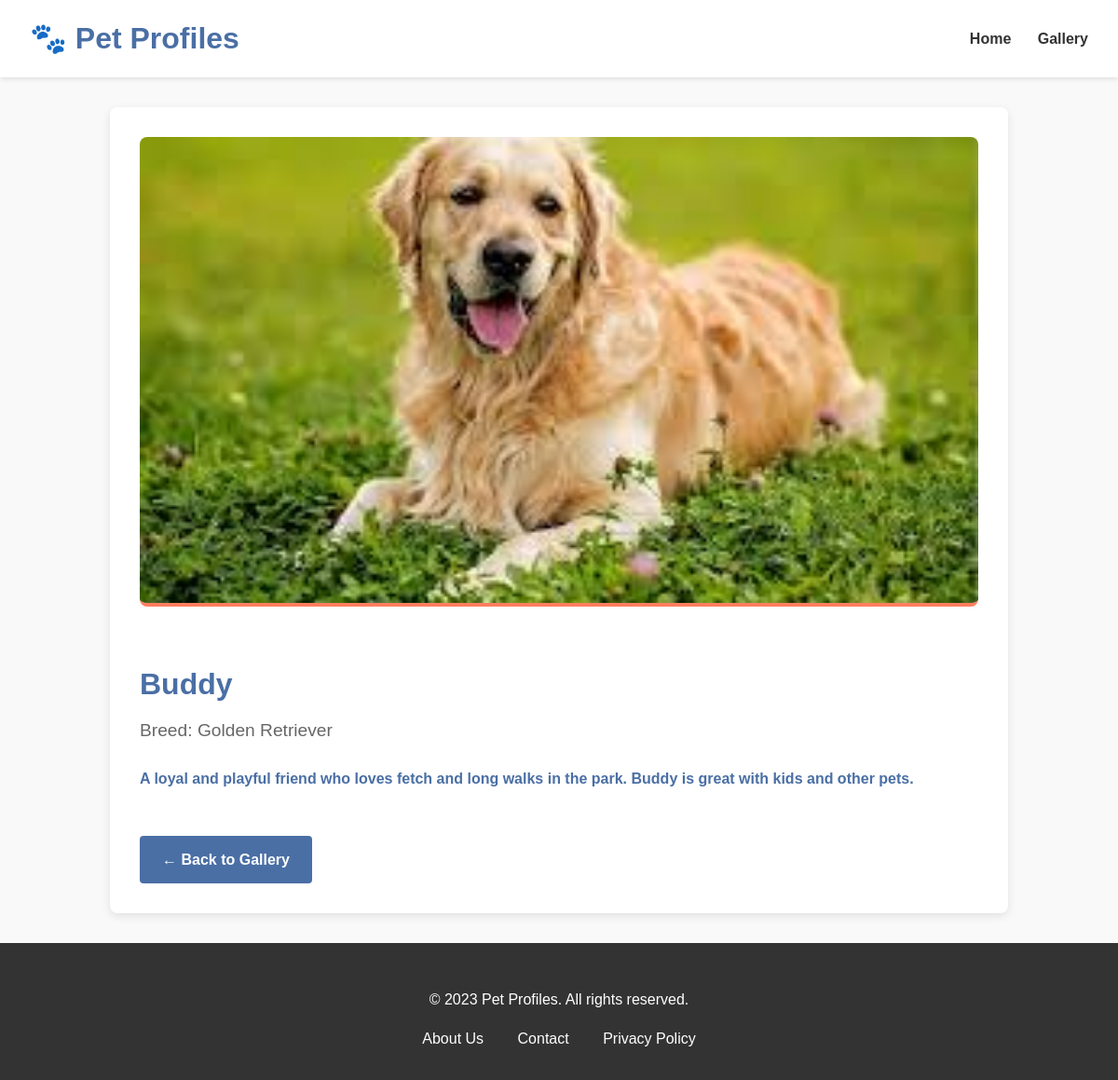
/frontend/pet-detail.php?id=1, run on the app's committed database.
### tables this page shows
CREATE TABLE pets (
    id INT AUTO_INCREMENT PRIMARY KEY,
    name VARCHAR(100) NOT NULL,
    breed VARCHAR(100) NOT NULL,
    story TEXT NOT NULL,
    photo VARCHAR(255),
    created_at TIMESTAMP DEFAULT CURRENT_TIMESTAMP,
    updated_at TIMESTAMP DEFAULT CURRENT_TIMESTAMP ON UPDATE CURRENT_TIMESTAMP
);

### frontend/includes/db.php (called while the page is built, shortened)
<?php
function executeQuery($pdo, $sql, $params = []) {
    try {
        $stmt = $pdo->prepare($sql);
        $stmt->execute($params);
        return $stmt;
    } catch(PDOException $e) {
        error_log("Query execution failed: " . $e->getMessage());
        throw new Exception("Database operation failed");
    }
}
function getPetById($pdo, $id) {
    $sql = "SELECT * FROM pets WHERE id = ?";
    return executeQuery($pdo, $sql, [$id])->fetch();
}
?>

### frontend/pet-detail.php (the view)
<?php
require_once 'includes/db.php';
include 'includes/header.php';
$id = isset($_GET['id']) ? (int)$_GET['id'] : 0;
$pet = getPetById($pdo, $id);
?>
<?php if ($pet): ?>
  <div class="pet-detail">
    <img src="images/<?= htmlspecialchars($pet['photo']) ?>" alt="<?= htmlspecialchars($pet['name']) ?>">
    <h2><?= htmlspecialchars($pet['name']) ?></h2>
    <h4>Breed: <?= htmlspecialchars($pet['breed']) ?></h4>
    <p><?= nl2br(htmlspecialchars($pet['story'])) ?></p>
    <a href="gallery.php">← Back to Gallery</a>
  </div>
<?php else: ?>
  <p>Sorry, pet not found.</p>
<?php endif; ?>
<?php include 'includes/footer.php'; ?>

### frontend/css/style.css (style rules this page uses)
body { font-family: 'Arial', sans-serif; line-height: 1.6; color: #333; margin: 0; padding: 0; background-color: #f9f9f9; }
a { text-decoration: none; color: #4a6fa5; }
.pet-detail { max-width: 900px; margin: 2rem auto; padding: 2rem; background: white; border-radius: 8px; box-shadow: 0 3px 10px rgba(0,0,0,0.1); }
.pet-detail img { width: 100%; max-height: 500px; object-fit: cover; border-radius: 8px; margin-bottom: 1.5rem; border-bottom: 4px solid #ff7e5f; }
.pet-detail h2 { color: #4a6fa5; margin-bottom: 0.5rem; font-size: 2rem; }
.pet-detail h4 { color: #666; margin-top: 0; margin-bottom: 1.5rem; font-weight: normal; font-size: 1.2rem; }
.pet-detail p { margin-bottom: 1rem; line-height: 1.6; }
.pet-detail p:first-of-type { font-weight: bold; color: #4a6fa5; }
.pet-detail a { display: inline-block; margin-top: 2rem; padding: 0.8rem 1.5rem; background-color: #4a6fa5; color: white; border-radius: 4px; font-weight: 600; transition: background-color 0.3s; }

### data on the page
pets: photo (picture), name "Buddy", breed "Golden Retriever", story "A loyal and playful friend who loves fetch and long walks in the park. Buddy is great with kids and other pets."
